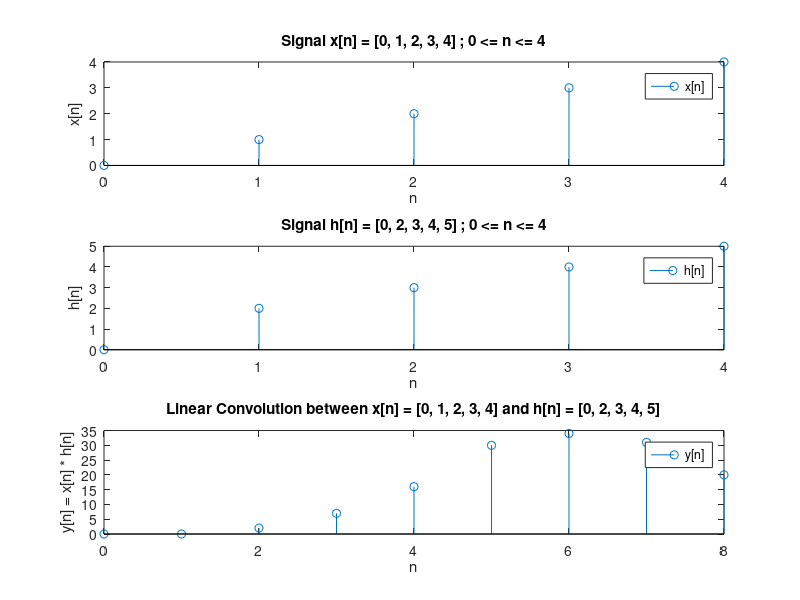

Reproduce this figure in MATLAB.
%% Linear Convolutions

%% 1(a)
start_n = -1
end_n = 1
n = start_n : 1 : end_n
x = [1, 1, 1]
h = [1, 1, 1]

subplot(3, 1, 1)
stem(n, x)
legend("x[n]")
xlabel("n")
ylabel("x[n]")
title("Signal x[n] = [1, 1, 1] ; -1 <= n <= 1")

subplot(3, 1, 2)
stem(n, h)
legend("h[n]")
xlabel("n")
ylabel("h[n]")
title("Signal h[n] = [1, 1, 1] ; -1 <= n <= 1")

subplot(3, 1, 3)
n1 = 2 * start_n : 1 : 2 * end_n
y = conv(x, h)
stem(n1, y)
legend("y[n]")
xlabel("n")
ylabel("y[n] = x[n] * h[n]")
title("Linear Convolution between x[n] = [1, 1, 1] and h[n] = [1, 1, 1]")

%% 1(b)
start_n = 0
end_n = 4
n = start_n : 1 : end_n
x = [0, 1, 2, 3, 4]
h = [0, 2, 3, 4, 5]

subplot(3, 1, 1)
stem(n, x)
legend("x[n]")
xlabel("n")
ylabel("x[n]")
title("Signal x[n] = [0, 1, 2, 3, 4] ; 0 <= n <= 4")

subplot(3, 1, 2)
stem(n, h)
legend("h[n]")
xlabel("n")
ylabel("h[n]")
title("Signal h[n] = [0, 2, 3, 4, 5] ; 0 <= n <= 4")

subplot(3, 1, 3)
n1 = 2 * start_n : 1 : 2 * end_n
y = conv(x, h)
stem(n1, y)
legend("y[n]")
xlabel("n")
ylabel("y[n] = x[n] * h[n]")
title("Linear Convolution between x[n] = [0, 1, 2, 3, 4] and h[n] = [0, 2, 3, 4, 5]")

%% Circluar Convolution

%% 2

x1 = [1, 2, 2, 0]
x2 = [1, 2, 3, 4]
